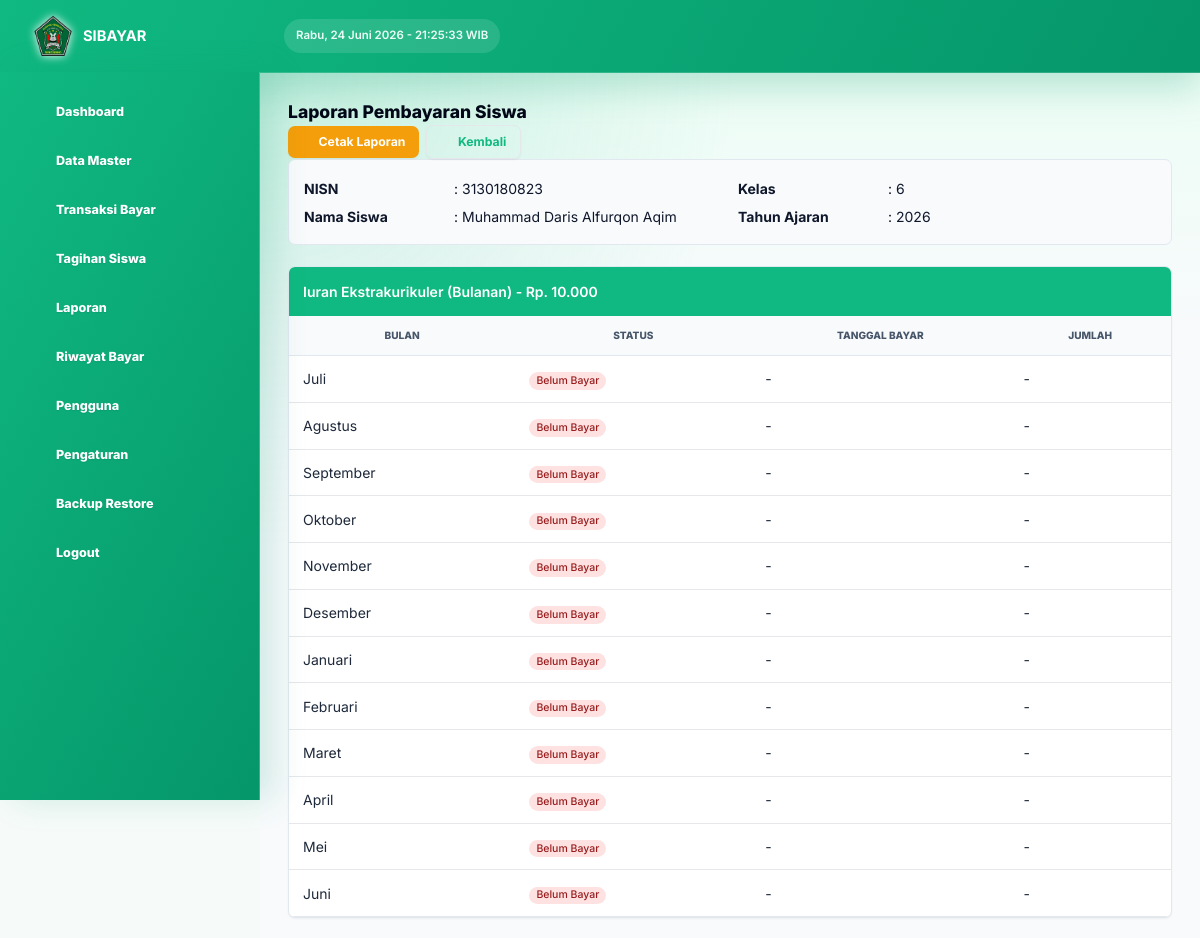
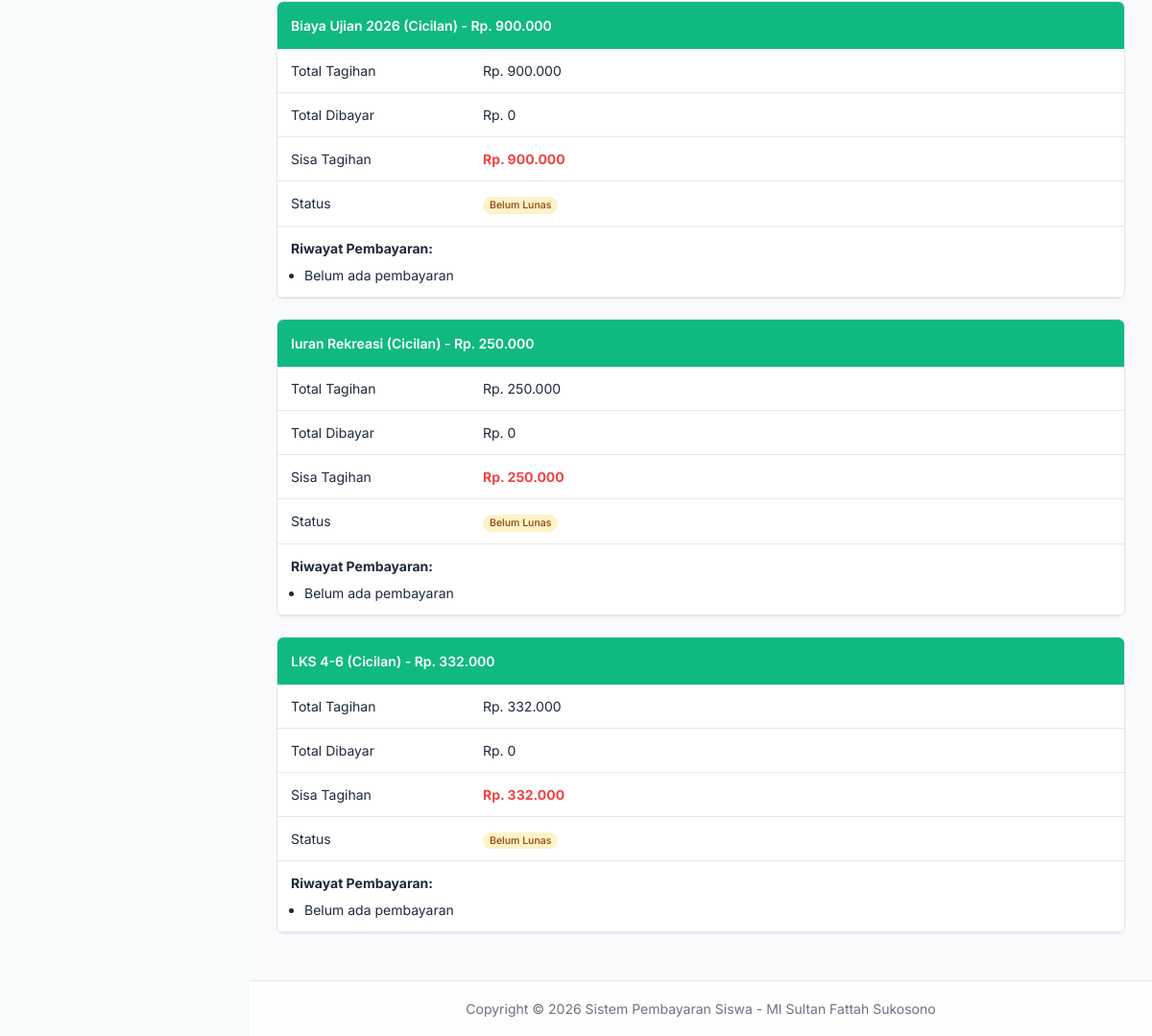
/laporan/detail_laporan.php?nisn=3130180823 (signed in), run on the app's committed database (2 pictures, top to bottom).
### tables this page shows
CREATE TABLE `siswa` (
  `nisn` varchar(20) NOT NULL,
  `nama` varchar(100) NOT NULL,
  `id_kelas` int NOT NULL,
  `alamat` text,
  `no_telp` varchar(20) DEFAULT NULL,
  `jenis_kelamin` varchar(20) DEFAULT '-',
  `tempat_lahir` varchar(100) DEFAULT '-',
  `tgl_lahir` date DEFAULT '1900-01-01',
  `nama_wali` varchar(100) DEFAULT '-',
  PRIMARY KEY (`nisn`),
  KEY `id_kelas` (`id_kelas`),
  CONSTRAINT `siswa_ibfk_1` FOREIGN KEY (`id_kelas`) REFERENCES `kelas` (`id_kelas`) ON DELETE CASCADE
);

CREATE TABLE `kelas` (
  `id_kelas` int NOT NULL AUTO_INCREMENT,
  `nama_kelas` varchar(20) NOT NULL,
  PRIMARY KEY (`id_kelas`)
);

CREATE TABLE `jenis_bayar` (
  `id_jenis_bayar` int NOT NULL AUTO_INCREMENT,
  `nama_pembayaran` varchar(50) NOT NULL,
  `nominal` int NOT NULL,
  `tipe_bayar` enum('Bulanan','Cicilan') NOT NULL DEFAULT 'Bulanan',
  `kali_cicilan` int DEFAULT '0',
  `tagihan_kelas` text,
  `status` enum('Aktif','Tidak Aktif') NOT NULL DEFAULT 'Aktif',
  PRIMARY KEY (`id_jenis_bayar`)
);

### include/laporan_helper.php (called while the page is built, shortened)
<?php
function jenis_bayar_berlaku_untuk_kelas($tagihan_kelas_raw, $id_kelas_siswa, $nama_kelas_siswa) {
    $tagihan_kelas_raw = trim((string) $tagihan_kelas_raw);
    $allowed = array_map('trim', explode(',', $tagihan_kelas_raw));
    $nama = trim((string) $nama_kelas_siswa);
    $id = trim((string) $id_kelas_siswa);
    return in_array($nama, $allowed) || in_array($id, $allowed);
}
function bulanan_map_pembayaran_per_bulan($koneksi, $nisn, $id_jenis_bayar) {
    $nisn_esc = mysqli_real_escape_string($koneksi, (string) $nisn);
    $id_esc = mysqli_real_escape_string($koneksi, (string) $id_jenis_bayar);
    $q = mysqli_query(
        $koneksi,
        "SELECT bulan_bayar, tgl_bayar, jumlah_bayar FROM pembayaran
         WHERE nisn = '$nisn_esc' AND id_jenis_bayar = '$id_esc'
         ORDER BY tgl_bayar ASC, id_pembayaran ASC"
    );
    $map = [];
    return $map;
}

### laporan/detail_laporan.php (the view, shortened to what this page needs)
<?php
include '../template/header.php';
include '../template/sidebar.php';
$nisn = $_GET['nisn'];
$q_siswa = mysqli_query($koneksi, "SELECT * FROM siswa JOIN kelas ON siswa.id_kelas = kelas.id_kelas WHERE nisn = '$nisn'");
$d_siswa = mysqli_fetch_assoc($q_siswa);
?>
<div class="app-page">
    <div class="app-surface">
            <div class="app-titlebar">
                <h4 class="text-xl font-extrabold tracking-normal text-slate-950">Laporan Pembayaran Siswa</h4>
                <div class="flex items-center gap-2">
                    <a href="cetak_laporan.php?nisn=<?= $nisn ?>" target="_blank" class="inline-flex items-center gap-2 rounded-lg bg-amber-500 px-4 py-2 text-sm font-bold text-white shadow-sm transition hover:bg-amber-600">
                        <i class="mdi mdi-printer"></i> Cetak Laporan
                    </a>
                    <a href="laporan.php?id_kelas=<?= $d_siswa['id_kelas'] ?>" class="inline-flex items-center gap-2 rounded-lg border border-primary px-4 py-2 text-sm font-bold text-primary shadow-sm transition hover:bg-primary hover:text-white">
                        <i class="mdi mdi-arrow-left"></i> Kembali
                    </a>
                </div>
            </div>
            <div class="mb-6 grid grid-cols-1 gap-4 rounded-lg border border-slate-200 bg-slate-50 p-4 md:grid-cols-2">
                <div>
                    <table>
                        <tr>
                            <th class="w-[150px] text-left py-1">NISN</th>
                            <td class="py-1">: <?= $d_siswa['nisn'] ?></td>
                        </tr>
                        <tr>
                            <th class="text-left py-1">Nama Siswa</th>
                            <td class="py-1">: <?= $d_siswa['nama'] ?></td>
                        </tr>
                    </table>
                </div>
                <div>
                    <table>
                        <tr>
                            <th class="w-[150px] text-left py-1">Kelas</th>
                            <td class="py-1">: <?= $d_siswa['nama_kelas'] ?></td>
                        </tr>
                        <tr>
                            <th class="text-left py-1">Tahun Ajaran</th>
                            <td class="py-1">: <?= date('Y') ?></td>
                        </tr>
                    </table>
                </div>
            </div>
                <?php
                $id_kelas_siswa = $d_siswa['id_kelas'];
                $nama_kelas_siswa = $d_siswa['nama_kelas'];
                $q_jenis = mysqli_query($koneksi, "SELECT * FROM jenis_bayar WHERE status = 'Aktif' ORDER BY tipe_bayar ASC");
                while ($d_jenis = mysqli_fetch_assoc($q_jenis)) {
                    $applies = jenis_bayar_berlaku_untuk_kelas($d_jenis['tagihan_kelas'] ?? '', $id_kelas_siswa, $nama_kelas_siswa);
                    if ($applies) {
                ?>
                        <div class="mb-6 overflow-hidden rounded-lg border border-slate-200 bg-white shadow-sm">
                            <div class="bg-primary p-4 text-white">
                                <h6 class="font-semibold text-white"><?= $d_jenis['nama_pembayaran'] ?> (<?= $d_jenis['tipe_bayar'] ?>) - Rp. <?= number_format($d_jenis['nominal'], 0, ',', '.') ?></h6>
                            </div>
                            <div class="p-0">
                                <table class="app-table min-w-full">
                                            <?php if ($d_jenis['tipe_bayar'] == 'Bulanan') { ?>
                                        <thead>
                                            <tr>
                                                <th>Bulan</th>
                                                <th>Status</th>
                                                <th>Tanggal Bayar</th>
                                                <th>Jumlah</th>
                                            </tr>
                                        </thead>
                                        <tbody>
                                            <?php
                                            $bulan = ['Juli', 'Agustus', 'September', 'Oktober', 'November', 'Desember', 'Januari', 'Februari', 'Maret', 'April', 'Mei', 'Juni'];
                                            $paid_by_month = bulanan_map_pembayaran_per_bulan($koneksi, $nisn, $d_jenis['id_jenis_bayar']);
                                            foreach ($bulan as $bln) {
                                                $d_bayar = $paid_by_month[$bln] ?? null;
                                                $status = $d_bayar ? '<span class="inline-flex px-2 py-0.5 text-xs font-medium rounded-full bg-emerald-100 text-emerald-800">Lunas</span>' : '<span class="inline-flex px-2 py-0.5 text-xs font-medium rounded-full bg-red-100 text-red-800">Belum Bayar</span>';
                                                $tgl = $d_bayar ? date('d/m/Y', strtotime($d_bayar['tgl_bayar'])) : '-';
                                                $jml = $d_bayar ? 'Rp. ' . number_format($d_bayar['jumlah'], 0, ',', '.') : '-';
                                            ?>
                                                <tr>
                                                    <td><?= $bln ?></td>
                                                    <td><?= $status ?></td>
                                                    <td><?= $tgl ?></td>
                                                    <td><?= $jml ?></td>
                                                </tr>
                                            <?php } ?>
                                        </tbody>
                                    <?php } else {
                                        $q_total_bayar = mysqli_query($koneksi, "SELECT SUM(jumlah_bayar) as total FROM pembayaran WHERE nisn = '$nisn' AND id_jenis_bayar = '" . $d_jenis['id_jenis_bayar'] . "'");
                                        $d_total = mysqli_fetch_assoc($q_total_bayar);
                                        $total_bayar = $d_total['total'] ?? 0;
                                        $sisa = $d_jenis['nominal'] - $total_bayar;
                                        $status_lunas = ($sisa <= 0) ? '<span class="inline-flex px-2 py-0.5 text-xs font-medium rounded-full bg-emerald-100 text-emerald-800">Lunas</span>' : '<span class="inline-flex px-2 py-0.5 text-xs font-medium rounded-full bg-amber-100 text-amber-800">Belum Lunas</span>';
                                    ?>
                                        <tbody>
                                            <tr><td class="w-[200px]">Total Tagihan</td><td>Rp. <?= number_format($d_jenis['nominal'], 0, ',', '.') ?></td></tr>
                                            <tr><td>Total Dibayar</td><td>Rp. <?= number_format($total_bayar, 0, ',', '.') ?></td></tr>
                                            <tr><td>Sisa Tagihan</td><td class="text-red-500 font-bold">Rp. <?= number_format($sisa > 0 ? $sisa : 0, 0, ',', '.') ?></td></tr>
                                            <tr><td>Status</td><td><?= $status_lunas ?></td></tr>
                                            <tr>
                                                <td colspan="2">
                                                    <strong>Riwayat Pembayaran:</strong>
                                                    <ul class="mt-2 ml-4 list-disc">
                                                        <?php
                                                        $q_riwayat = mysqli_query($koneksi, "SELECT * FROM pembayaran WHERE nisn = '$nisn' AND id_jenis_bayar = '" . $d_jenis['id_jenis_bayar'] . "' ORDER BY tgl_bayar ASC");
                                                        if (mysqli_num_rows($q_riwayat) > 0) {
                                                            while ($r = mysqli_fetch_assoc($q_riwayat)) {
                                                                echo "<li>" . date('d/m/Y', strtotime($r['tgl_bayar'])) . " - Rp. " . number_format($r['jumlah_bayar'], 0, ',', '.') . "</li>";
                                                            }
                                                        } else {
                                                            echo "<li>Belum ada pembayaran</li>";
                                                        }
                                                        ?>
                                                    </ul>
                                                </td>
                                            </tr>
                                        </tbody>
                                    <?php } ?>
                                </table>
                            </div>
                        </div>
                <?php
                    }
                }
                ?>
    </div>
</div>
<?php include '../template/footer.php'; ?>

### assets/css/custom.css (style rules this page uses)
:root { --app-primary: #10b981; --app-primary-dark: #059669; --app-accent: #0284c7; --app-danger: #dc2626; --app-warning: #d97706; --app-slate: #0f172a; --app-muted: #64748b; --app-border: #e2e8f0; --app-bg: #f6fbf9; --app-card: #ffffff; --app-shadow: 0 18px 45px rgba(15, 23, 42, 0.08); --app-radius: 8px; }
html, body { min-height: 100%; background: var(--app-bg) !important; color: var(--app-slate); font-family: "Inter", ui-sans-serif, system-ui, -apple-system, BlinkMacSystemFont, "Segoe UI", sans-serif !important; font-size: 14px; letter-spacing: 0; }
body { overflow-x: hidden; }
a { color: var(--app-primary); }
.text-white { color: #ffffff !important; }
.text-primary { color: var(--app-primary) !important; }
.mt-2 { margin-top: 0.5rem !important; }
table.table, .dataTable, .min-w-full { width: 100% !important; border-collapse: separate !important; border-spacing: 0 !important; color: #1e293b !important; }
table.table thead th, .dataTable thead th, .min-w-full thead th { position: relative; border-bottom: 1px solid var(--app-border) !important; background: #f8fafc !important; color: #475569 !important; font-size: 0.72rem !important; font-weight: 800 !important; letter-spacing: 0; text-transform: uppercase; }
table.table th, table.table td, .dataTable th, .dataTable td, .min-w-full th, .min-w-full td { padding: 12px 14px !important; border-bottom: 1px solid #e5e7eb !important; vertical-align: middle !important; }
.badge-primary, .bg-primary { background: var(--app-primary) !important; color: #ffffff !important; }

### data on the page
siswa: nisn "3130180823", nama "Muhammad Daris Alfurqon Aqim", id_kelas.nama_kelas "6"
jenis_bayar: nama_pembayaran "Iuran Ekstrakurikuler", tipe_bayar "Bulanan", nominal "10.000", bln "Juli", tgl "-", jml "-", bln "Agustus", bln "September", bln "Oktober", bln "November", bln "Desember", bln "Januari", bln "Februari", bln "Maret", bln "April", bln "Mei", bln "Juni"
jenis_bayar: nama_pembayaran "Biaya Ujian 2026", tipe_bayar "Cicilan", nominal "900.000", total_bayar "0", sisa "900.000", shows "Belum Lunas", shows "Belum ada pembayaran"
jenis_bayar: nama_pembayaran "Iuran Rekreasi", tipe_bayar "Cicilan", nominal "250.000", total_bayar "0", sisa "250.000", shows "Belum Lunas", shows "Belum ada pembayaran"
jenis_bayar: nama_pembayaran "LKS 4-6", tipe_bayar "Cicilan", nominal "332.000", total_bayar "0", sisa "332.000", shows "Belum Lunas", shows "Belum ada pembayaran"
